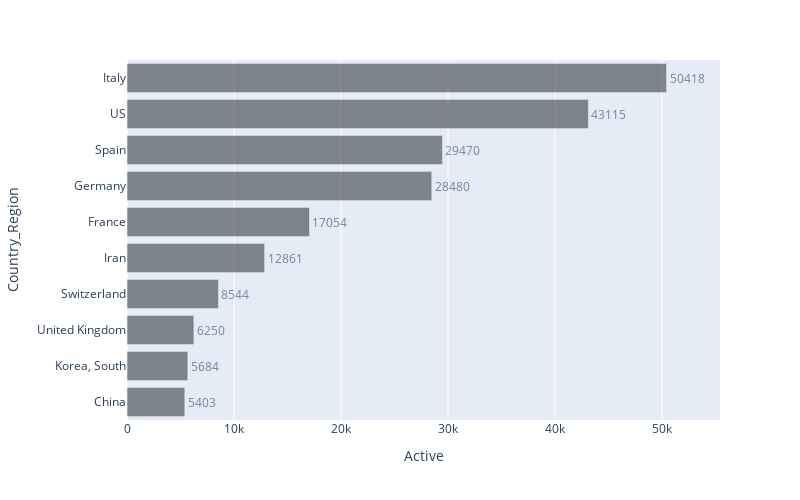

The notebook cell this image was saved under:
### Markdown cell above
### Actifs

### Code cell
top10Active = px.bar(classement.sort_values('Active', ascending=False).head(10).sort_values('Active', ascending=True), 
             x="Active", y="Country_Region", text='Active', orientation='h', 
             width=800, height=500, range_x = [0, max(classement['Active'])+5000])
top10Active.update_traces(marker_color=colorGrey, opacity=0.6, textposition='outside')
iplot(top10Active)

### Figure 1 — Plotly figure (JSON) as saved in the notebook; plotly's stock layout.template omitted (floating-point values rounded to 4 significant figures)
{"data": [{"alignmentgroup": "True", "hoverlabel": {"namelength": 0}, "hovertemplate": "Active=%{text}<br>Country_Region=%{y}", "legendgroup": "", "marker": {"color": "#393e46"}, "name": "", "offsetgroup": "", "opacity": 0.6, "orientation": "h", "showlegend": false, "text": [5403, 5684, 6250, 8544, 12861, 17054, 28480, 29470, 43115, 50418], "textposition": "outside", "type": "bar", "x": [5403, 5684, 6250, 8544, 12861, 17054, 28480, 29470, 43115, 50418], "xaxis": "x", "y": ["China", "Korea, South", "United Kingdom", "Switzerland", "Iran", "France", "Germany", "Spain", "US", "Italy"], "yaxis": "y"}], "layout": {"barmode": "relative", "height": 500, "legend": {"tracegroupgap": 0}, "margin": {"t": 60}, "width": 800, "xaxis": {"anchor": "y", "domain": [0, 1], "range": [0, 55418], "title": {"text": "Active"}}, "yaxis": {"anchor": "x", "domain": [0, 1], "title": {"text": "Country_Region"}}}}
